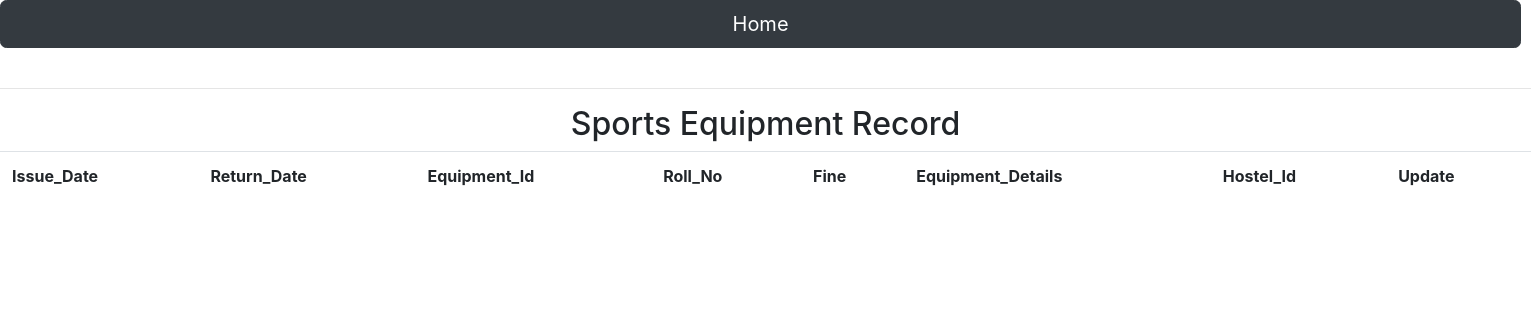
Page /sports_view.php on the earlier database version.
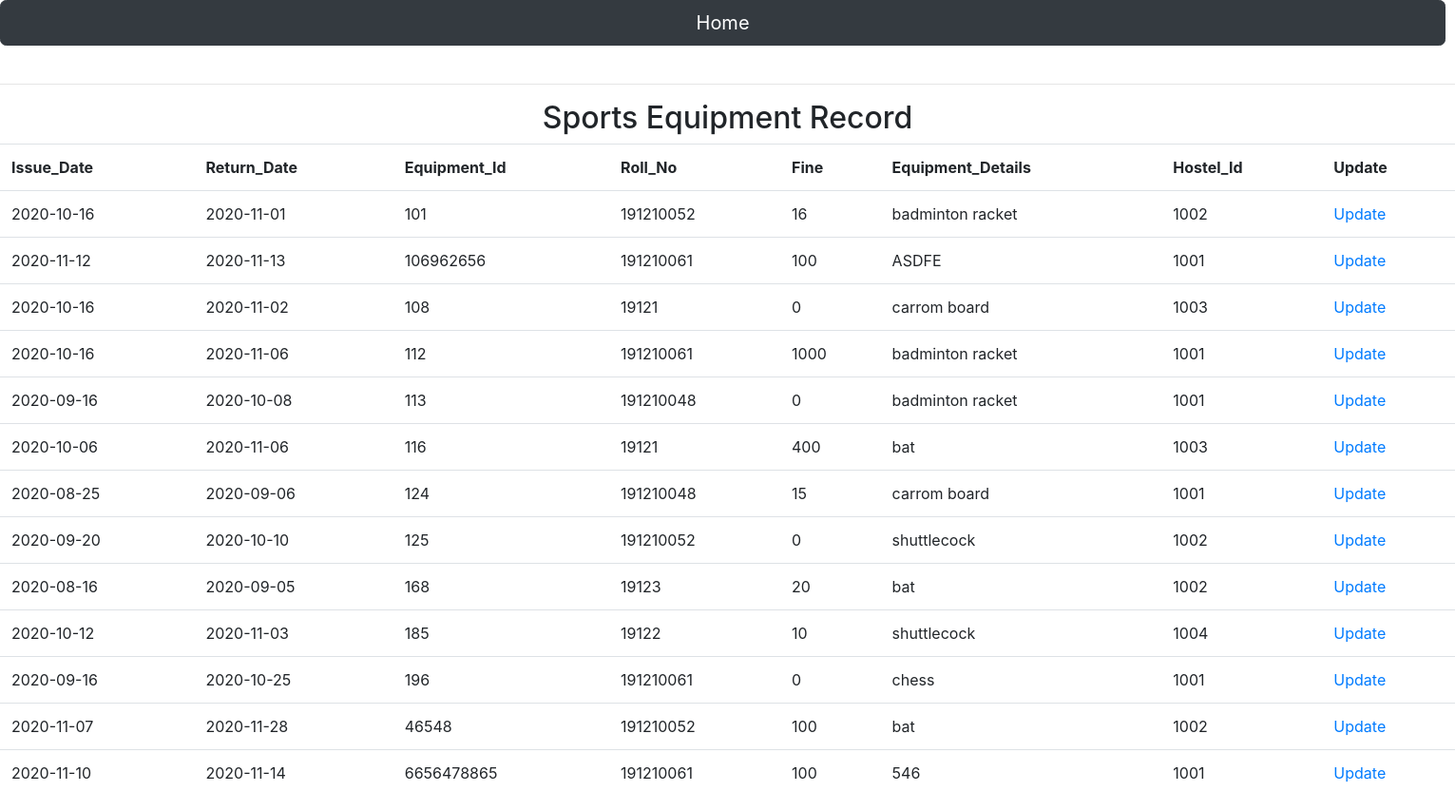
Same page on the later database version.
### tables this page shows
CREATE TABLE `sports` (
  `issue_date` date NOT NULL,
  `return_date` date DEFAULT NULL,
  `equipment_id` varchar(10) NOT NULL,
  `rollno` varchar(10) NOT NULL,
  `fine` int(11) DEFAULT NULL,
  `equipment_details` varchar(20) DEFAULT NULL,
  `hostel_id` varchar(10) DEFAULT NULL
);

### sports_view.php (the view, shortened to what this page needs)
<!DOCTYPE html>
<html>
<head>
	<link href="css/bootstrap-4.4.1.2.css" rel="stylesheet" type="text/css">
</head>
<body>
<form action="sports_view.php" method="GET">
	<button type="button" class="btn btn-dark btn-lg" onclick="window.location.href='sports.php'" >Home</button>
</form>
<br><hr>
<caption><h2>Sports Equipment Record</h2></caption>
<table class="table table-hover">
	<tr>
		<th>Issue_Date</th>
		<th>Return_Date</th>
		<th>Equipment_Id</th>
		<th>Roll_No</th>
		<th>Fine</th>
		<th>Equipment_Details</th>
		<th>Hostel_Id</th>
		<th>Update</th>
	</tr>
<?php
$ViewQuery="SELECT *
            FROM sports";
$Execute=mysql_query($ViewQuery);
while($DataRows=mysql_fetch_array($Execute)){
	$Issue_Date=$DataRows['issue_date'];
	$Return_Date=$DataRows['return_date'];
	$Equipment_Id=$DataRows['equipment_id'];
	$Rollno=$DataRows['rollno'];
	$Fine=$DataRows['fine'];
	$Equipment_Details=$DataRows['equipment_details'];
	$Hostel_Id=$DataRows['hostel_id'];
 ?>
 <tr>
<td><?php echo $Issue_Date;?></td>
<td><?php echo $Return_Date;?></td>
<td><?php echo $Equipment_Id; ?></td>
<td><?php echo $Rollno; ?></td>
<td><?php echo $Fine;?></td>
<td><?php echo $Equipment_Details;?></td>
<td><?php echo $Hostel_Id;?></td>
<td><a href="sports_update.php?Delete=<?php echo $Equipment_Id; ?>">Update</a></td>
</tr>
<?php } ?>
</table>
</body>
</html>

Differences in the rows shown:
added sports: issue_date "2020-10-16", return_date "2020-11-01", equipment_id "101", rollno "191210052", fine "16", equipment_details "badminton racket", hostel "1002"
added sports: issue_date "2020-11-12", return_date "2020-11-13", equipment_id "106962656", rollno "191210061", fine "100", equipment_details "ASDFE", hostel "1001"
added sports: issue_date "2020-10-16", return_date "2020-11-02", equipment_id "108", rollno "19121", fine "0", equipment_details "carrom board", hostel "1003"
added sports: issue_date "2020-10-16", return_date "2020-11-06", equipment_id "112", rollno "191210061", fine "1000", equipment_details "badminton racket", hostel "1001"
added sports: issue_date "2020-09-16", return_date "2020-10-08", equipment_id "113", rollno "191210048", fine "0", equipment_details "badminton racket", hostel "1001"
added sports: issue_date "2020-10-06", return_date "2020-11-06", equipment_id "116", rollno "19121", fine "400", equipment_details "bat", hostel "1003"
added sports: issue_date "2020-08-25", return_date "2020-09-06", equipment_id "124", rollno "191210048", fine "15", equipment_details "carrom board", hostel "1001"
added sports: issue_date "2020-09-20", return_date "2020-10-10", equipment_id "125", rollno "191210052", fine "0", equipment_details "shuttlecock", hostel "1002"
added sports: issue_date "2020-08-16", return_date "2020-09-05", equipment_id "168", rollno "19123", fine "20", equipment_details "bat", hostel "1002"
added sports: issue_date "2020-10-12", return_date "2020-11-03", equipment_id "185", rollno "19122", fine "10", equipment_details "shuttlecock", hostel "1004"
added sports: issue_date "2020-09-16", return_date "2020-10-25", equipment_id "196", rollno "191210061", fine "0", equipment_details "chess", hostel "1001"
added sports: issue_date "2020-11-07", return_date "2020-11-28", equipment_id "46548", rollno "191210052", fine "100", equipment_details "bat", hostel "1002"
added sports: issue_date "2020-11-10", return_date "2020-11-14", equipment_id "6656478865", rollno "191210061", fine "100", equipment_details "546", hostel "1001"
